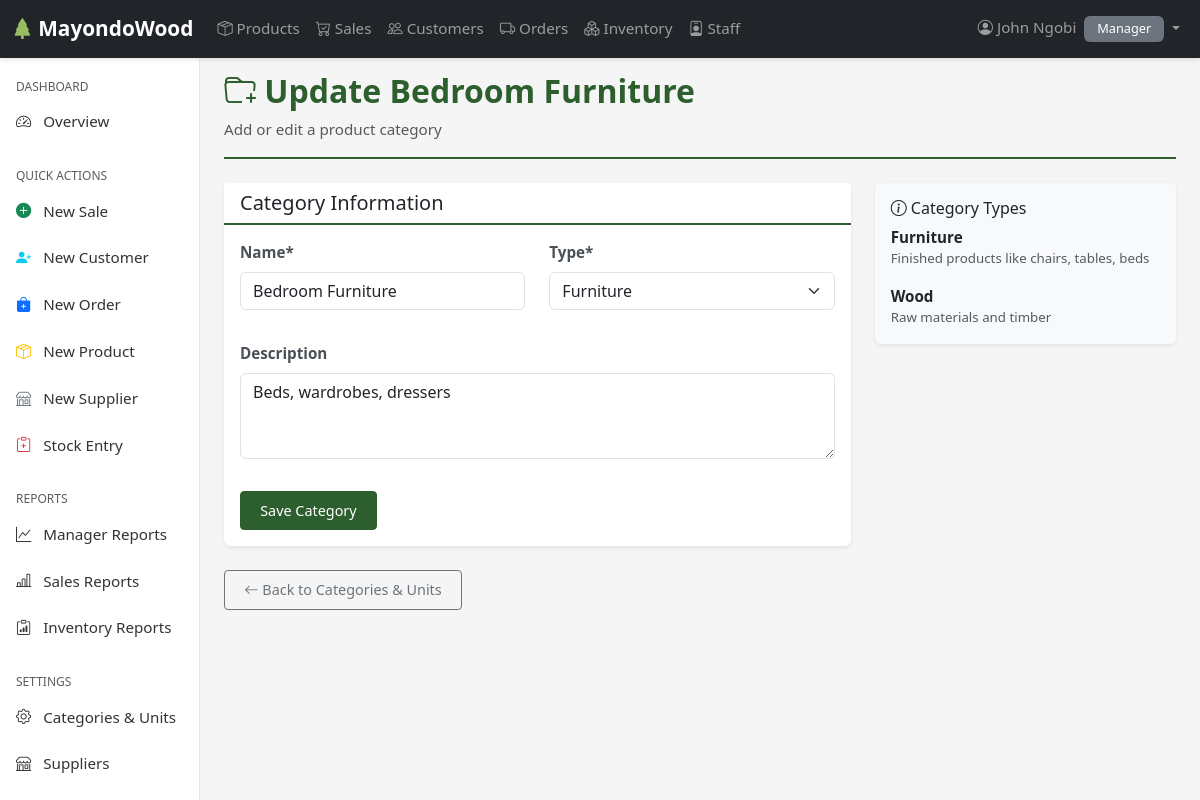
The page /products/categories/2/update/ (signed in) on the database its author committed.
### users/models.py (models this page shows, shortened)
class Employee(AbstractUser):
    ROLES = [
        ('SALES', 'Sales'),
        ('INVENTORY', 'Inventory'),
        ('MANAGER', 'Manager'),
    ]
    role = models.CharField(max_length=20, choices=ROLES)
    phone = models.CharField(max_length=15, blank=True, null=True)
    address = models.TextField(blank=True, null=True)
    is_active = models.BooleanField(default=True)
    created_at = models.DateTimeField(auto_now_add=True)
    updated_at = models.DateTimeField(auto_now=True)
    class Meta:
        ordering = ['-date_joined']
        verbose_name = 'Employee'
        verbose_name_plural = 'Employees'

### products/models.py (models this page shows, shortened)
class Category(models.Model):
    TYPE_CHOICES = [
        ('FURNITURE', 'Furniture'),
        ('WOOD', 'Wood'),
    ]
    name = models.CharField(max_length=100, unique=True)
    type = models.CharField(max_length=20, choices=TYPE_CHOICES, default='FURNITURE')
    description = models.TextField(blank=True)
    is_active = models.BooleanField(default=True)
    created_at = models.DateTimeField(auto_now_add=True)
    updated_at = models.DateTimeField(auto_now=True)
    class Meta:
        ordering = ['name']
        verbose_name = 'Category'
        verbose_name_plural = 'Cartegories'

### products/views.py (the view)
# urls.py: path('categories/<int:pk>/update/', views.update_category, name='update_category'),
@login_required
@user_passes_test(is_manager, login_url='users:login')
def update_category(request, pk):
    category = get_object_or_404(Category, pk=pk)
    if request.method == "POST":
        form = CategoryForm(request.POST, instance=category)
        if form.is_valid():
            form.save()
            messages.success(request, f'Category "{category.name}" updated.')
            return redirect("products:category_unit_list")
    else:
        form = CategoryForm(instance=category)
    return render(request, "products/create_category.html", {
        "form": form,
        "category": category,
        "title": f"Update {category.name}",
        "button_label": "Update Category"
    })

### products/forms.py
class CategoryForm(forms.ModelForm):
    class Meta:
        model = Category
        fields = ["name", "type", "description"]
        widgets = {
            'description': forms.Textarea(attrs={'rows': 3}),
        }
    def __init__(self, *args, **kwargs):
        super().__init__(*args, **kwargs)
        self.helper = FormHelper()
        self.helper.form_method = 'post'
        self.helper.layout = Layout(
            Row(
                Column('name', css_class='form-group col-md-6 mb-3'),
                Column('type', css_class='form-group col-md-6 mb-3'),
            ),
            'description',
            Submit('submit', 'Save Category', css_class='btn btn-primary mt-3')
        )

### products/views.py (called while the page is built)
def is_manager(user):
    return user.is_authenticated and user.role == 'MANAGER'

### products/templates/products/create_category.html (shortened to what this page needs)
{% extends 'base.html' %}
{% load crispy_forms_tags %}
{% block content %}
<div class="page-header mb-4">
    <h1><i class="bi bi-folder-plus"></i> {{ title|default:"Create Category" }}</h1>
    <p class="text-muted mb-0">Add or edit a product category</p>
</div>
<div class="row">
    <div class="col-lg-8">
        <div class="card">
            <div class="card-header">
                <h5 class="mb-0">Category Information</h5>
            </div>
            <div class="card-body">
                {% crispy form %}
            </div>
        </div>
        <div class="mt-3">
            <a href="{% url 'products:category_unit_list' %}" class="btn btn-outline-secondary">
                <i class="bi bi-arrow-left"></i> Back to Categories & Units
            </a>
        </div>
    </div>
    <div class="col-lg-4">
        <div class="card bg-light">
            <div class="card-body">
                <h6 class="card-title"><i class="bi bi-info-circle"></i> Category Types</h6>
                <div class="mb-3">
                    <strong>Furniture</strong>
                    <p class="small text-muted mb-0">Finished products like chairs, tables, beds</p>
                </div>
                <div>
                    <strong>Wood</strong>
                    <p class="small text-muted mb-0">Raw materials and timber</p>
                </div>
            </div>
        </div>
    </div>
</div>
{% endblock %}

### templates/includes/navbar.html (shortened to what this page needs)
{% load static %}
<nav class="navbar navbar-expand-lg navbar-dark bg-dark fixed-top">
    <div class="container-fluid">
        <a class="navbar-brand" href="{% url 'users:dashboard' %}">
            <i class="bi bi-tree-fill"></i> MayondoWood
        </a>
        <div class="collapse navbar-collapse" id="navbarNav">
            <ul class="navbar-nav me-auto">
                <li class="nav-item">
                    <a class="nav-link {% if request.resolver_match.url_name == 'product_list' %}active{% endif %}"
                       href="{% url 'products:product_list' %}">
                        <i class="bi bi-box-seam"></i> Products
                    </a>
                </li>
                {% if user.role in 'MANAGER,SALES' %}
                <li class="nav-item">
                    <a class="nav-link {% if 'sales' in request.path %}active{% endif %}"
                       href="{% url 'sales:sale_list' %}">
                        <i class="bi bi-cart-check"></i> Sales
                    </a>
                </li>
                <li class="nav-item">
                    <a class="nav-link {% if 'customer' in request.path %}active{% endif %}"
                       href="{% url 'sales:customer_list' %}">
                        <i class="bi bi-people"></i> Customers
                    </a>
                </li>
                {% endif %}
                {% if user.role in 'MANAGER,INVENTORY' %}
                <li class="nav-item">
                    <a class="nav-link {% if 'orders' in request.path %}active{% endif %}"
                       href="{% url 'orders:order_list' %}">
                        <i class="bi bi-truck"></i> Orders
                    </a>
                </li>
                <li class="nav-item">
                    <a class="nav-link {% if 'inventory' in request.path %}active{% endif %}"
                       href="{% url 'inventory:stock_list' %}">
                        <i class="bi bi-boxes"></i> Inventory
                    </a>
                </li>
                {% endif %}
                {% if user.role == 'MANAGER' %}
                <li class="nav-item">
                    <a class="nav-link {% if 'staff' in request.path %}active{% endif %}"
                       href="{% url 'users:staff_list' %}">
                        <i class="bi bi-person-badge"></i> Staff
                    </a>
                </li>
                {% endif %}
            </ul>
            <ul class="navbar-nav">
                <li class="nav-item dropdown">
                    <a class="nav-link dropdown-toggle" href="#" id="userDropdown" role="button"
                       data-bs-toggle="dropdown" aria-expanded="false">
                        <i class="bi bi-person-circle"></i> {{ user.get_full_name|default:user.username }}
                        <span class="badge bg-secondary ms-1">{{ user.get_role_display }}</span>
                    </a>
                </li>
            </ul>
        </div>
    </div>
</nav>

### static/css/styles.css (style rules this page uses)
:root { --primary-color: #2c5f2d; --secondary-color: #97bc62; --dark-color: #1a1a1a; --light-color: #f8f9fa; --danger-color: #dc3545; --warning-color: #ffc107; --success-color: #28a745; --info-color: #17a2b8; }
body { font-family: 'Segoe UI', Tahoma, Geneva, Verdana, sans-serif; font-size: 0.95rem; background-color: #f5f5f5; }
.navbar { box-shadow: 0 2px 4px rgba(0,0,0,.1); }
.navbar-brand { font-weight: 600; font-size: 1.3rem; }
.navbar-brand i { color: var(--secondary-color); }
.card { box-shadow: 0 0.125rem 0.25rem rgba(0, 0, 0, 0.075); border: none; margin-bottom: 1.5rem; transition: transform 0.2s ease; }
.card-header { background-color: white; border-bottom: 2px solid var(--primary-color); font-weight: 600; }
.badge { padding: 0.4rem 0.8rem; font-weight: 500; font-size: 0.8rem; }
.btn { font-size: 0.9rem; padding: 0.5rem 1.2rem; border-radius: 0.25rem; transition: all 0.3s ease; }
.btn-primary { background-color: var(--primary-color); border-color: var(--primary-color); }
.form-label { font-weight: 600; color: #495057; margin-bottom: 0.5rem; }
.page-header { padding-bottom: 1rem; margin-bottom: 1.5rem; margin-top: 3rem; border-bottom: 2px solid var(--primary-color); }
.page-header h1 { color: var(--primary-color); font-weight: 700; font-size: 2rem; }

### rows shown on the page
Employee: get_full_name "John Ngobi", role "Manager"
Category: name "Bedroom Furniture", type "Furniture", description "Beds, wardrobes, dressers"

### other values the page prints
{{ title|default:"Create Category" }} "Update Bedroom Furniture"
